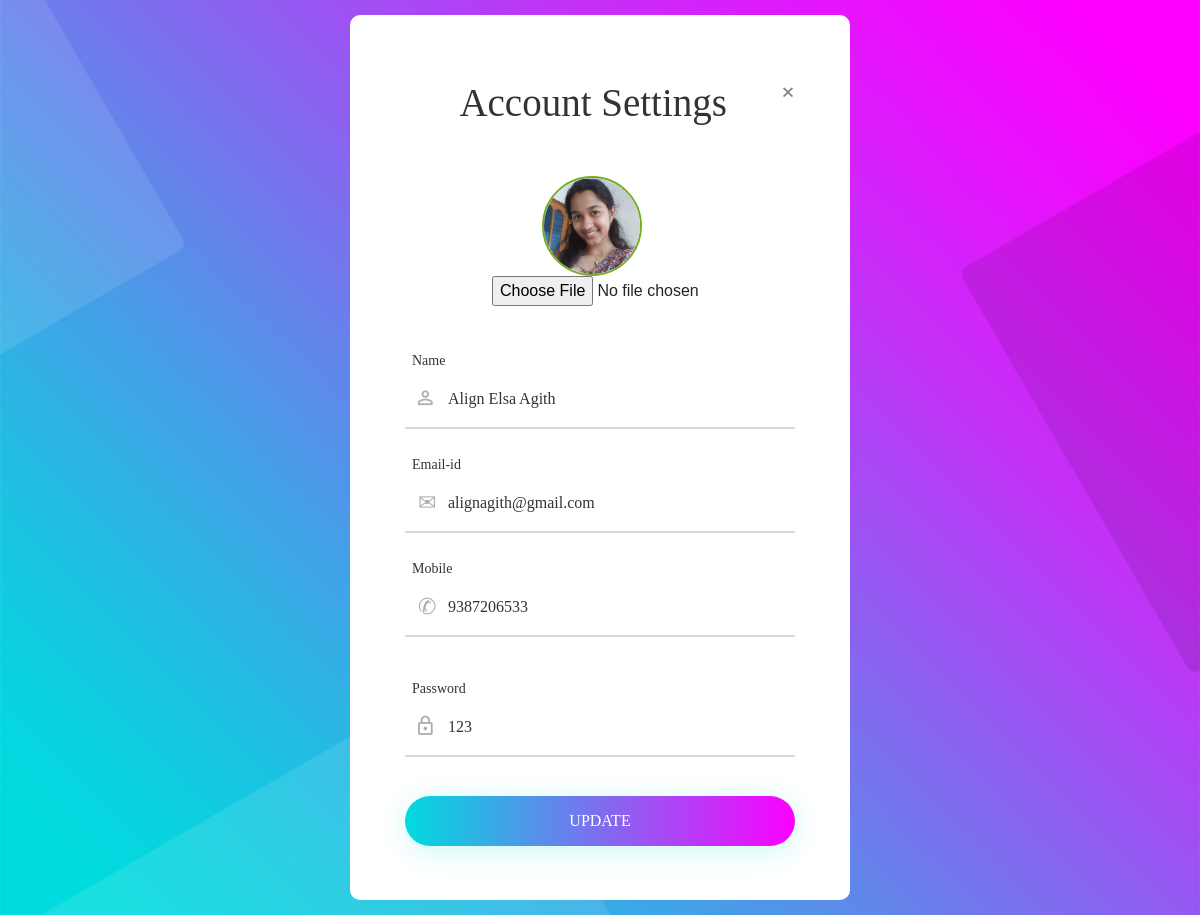
Screenshot of /settings.php (signed in) with the database file from the repository.
### tables this page shows
CREATE TABLE IF NOT EXISTS `register` (
  `name` varchar(30) NOT NULL,
  `type` varchar(10) NOT NULL,
  `email` varchar(30) NOT NULL,
  `number` varchar(11) NOT NULL,
  `psw` varchar(20) NOT NULL,
  `psw_repeat` varchar(20) NOT NULL,
  `image` varchar(20) NOT NULL,
  PRIMARY KEY (`email`)
);

### web/settings.php (the view, shortened to what this page needs)
<!DOCTYPE html>
<html lang="en">
<head>
    <link rel="stylesheet" href="css/style.css">
    <link rel="stylesheet" href="css/animate.css">
    <link rel="stylesheet" href="css/owl.carousel.min.css">
    <link rel="stylesheet" href="css/owl.theme.default.min.css">
    <link rel="stylesheet" href="css/aos.css">
    <link rel="stylesheet" href="css/ionicons.min.css">
    <link rel="stylesheet" href="css/bootstrap-datepicker.css">
    <link rel="stylesheet" href="css/jquery.timepicker.css">
    <link rel="stylesheet" href="css/flaticon.css">
    <link rel="stylesheet" href="css/icomoon.css">
	<link rel="stylesheet" type="text/css" href="vendor/bootstrap/css/bootstrap.min.css">
	<link rel="stylesheet" type="text/css" href="fonts/font-awesome-4.7.0/css/font-awesome.min.css">
	<link rel="stylesheet" type="text/css" href="fonts/iconic/css/material-design-iconic-font.min.css">
	<link rel="stylesheet" type="text/css" href="vendor/animate/animate.css">
    <link rel="stylesheet" type="text/css" href="css/util.css">
	<link rel="stylesheet" type="text/css" href="css/main1.css">
	<link rel="stylesheet" href="css/open-iconic-bootstrap.min.css">
    <link rel="stylesheet" href="css/animate.css">
    <link rel="stylesheet" href="css/owl.carousel.min.css">
    <link rel="stylesheet" href="css/owl.theme.default.min.css">
    <link rel="stylesheet" href="css/magnific-popup.css">
   <?php
     include('connection.php');
    ?>
</head>
<body>
	<?php
      $u=$_SESSION['u'];
                $a="SELECT * FROM register where email='$u'";
	            $sql=mysqli_query($conn,$a);
                while($row=mysqli_fetch_array($sql))
                {
      ?>
	<div class="limiter">
		<div class="container-login100" style="background-image: url('images/bg-01.jpg');">
			<div class="wrap-login100 p-l-55 p-r-55 p-t-65 p-b-54" >
                    <form action="update.php" class="login100-form validate-form" method="post" enctype="multipart/form-data">
					<a href="goback.php"><span class="close">&times;</span></a>
					<span class="login100-form-title p-b-49">
						Account Settings
					</span>
					<div class="w3-main">
							<div class="form-w3l">
                                <a href="<?php echo $row["image"]; ?>" class="image-popup" ><img src="<?php echo $row["image"]; ?> " id="profile-pic"  class="img-fluid" alt="Colorlib Template"></a>
								</div>
					</div>
					<div style="float: right"><input type="file" name="image" id="my-file"/>
					</div>
					<br><br><br>
					<div class="wrap-input100 validate-input m-b-23" data-validate = "Name is required">
						<span class="label-input100">Name</span>
						<input class="input100" type="text" name="name" value="<?php echo $row["name"]; ?>">
						<span class="focus-input100" data-symbol="&#xf206;"></span>
					</div>
					<div class="wrap-input100 validate-input m-b-23" data-validate = "Email id is required">
						<span class="label-input100">Email-id</span>
						<input class="input100" type="text" name="email" value="<?php echo $row["email"]; ?>">
						<span class="focus-input100" data-symbol="&#x2709;"></span>
					</div>
					<div class="wrap-input100 validate-input" data-validate="Mobile is required">
						<span class="label-input100">Mobile</span>
						<input class="input100" type="text" name="mob" value="<?php echo $row["number"]; ?>">
						<span class="focus-input100" data-symbol="&#x2706;"></span>
					</div>
					<div class="text-right p-t-8 p-b-31">
					</div>
					<div class="wrap-input100 validate-input" data-validate="Password is required">
						<span class="label-input100">Password</span>
						<input class="input100" type="text" name="psw" value="<?php echo $row["psw"]; ?>">
						<span class="focus-input100" data-symbol="&#xf190;"></span>
					</div>
					<div class="text-right p-t-8 p-b-31">
					</div>
					<div class="container-login100-form-btn">
						<div class="wrap-login100-form-btn">
							<div class="login100-form-bgbtn"></div>
									<button class="login100-form-btn">
										Update
									</button>
						</div>
					</div>
				</form >
				<?php
                }
?>
			</div>
		</div>
	</div>
</body>
</html>

### web/css/main1.css (style rules this page uses)
* { margin: 0px; padding: 0px; box-sizing: border-box; }
body, html { height: 100%; font-family: Poppins-Regular, sans-serif; }
a { font-family: Poppins-Regular; font-size: 14px; line-height: 1.7; color: #666666; margin: 0px; transition: all 0.4s; -webkit-transition: all 0.4s; -o-transition: all 0.4s; -moz-transition: all 0.4s; }
input { outline: none; border: none; }
button { outline: none !important; border: none; background: transparent; }
.limiter { width: 100%; margin: 0 auto; }
.container-login100 { width: 100%; min-height: 100vh; display: -webkit-box; display: -webkit-flex; display: -moz-box; display: -ms-flexbox; display: flex; flex-wrap: wrap; justify-content: center; align-items: center; padding: 15px; background-repeat: no-repeat; background-position: center; background-size: cover; }
.wrap-login100 { width: 500px; background: #fff; border-radius: 10px; overflow: hidden; }
.login100-form { width: 100%; }
.login100-form-title { display: block; font-family: Poppins-Bold; font-size: 39px; color: #333333; line-height: 1.2; text-align: center; }
.wrap-input100 { width: 100%; position: relative; border-bottom: 2px solid #d9d9d9; }
.label-input100 { font-family: Poppins-Regular; font-size: 14px; color: #333333; line-height: 1.5; padding-left: 7px; }
.input100 { font-family: Poppins-Medium; font-size: 16px; color: #333333; line-height: 1.2; display: block; width: 100%; height: 55px; background: transparent; padding: 0 7px 0 43px; }
.focus-input100 { position: absolute; display: block; width: 100%; height: 100%; top: 0; left: 0; pointer-events: none; }
.focus-input100::after { content: attr(data-symbol); font-family: Material-Design-Iconic-Font; color: #adadad; font-size: 22px; display: -webkit-box; display: -webkit-flex; display: -moz-box; display: -ms-flexbox; display: flex; align-items: center; justify-content: center; position: absolute; height: calc(100% - 20px); bottom: 0; left: 0; padding-left: 13px; padding-top: 3px; }
.focus-input100::before { content: ""; display: block; position: absolute; bottom: -2px; left: 0; width: 0; height: 2px; background: #7f7f7f; -webkit-transition: all 0.4s; -o-transition: all 0.4s; -moz-transition: all 0.4s; transition: all 0.4s; }
.container-login100-form-btn { display: -webkit-box; display: -webkit-flex; display: -moz-box; display: -ms-flexbox; display: flex; flex-wrap: wrap; justify-content: center; }
.wrap-login100-form-btn { width: 100%; display: block; position: relative; z-index: 1; border-radius: 25px; overflow: hidden; margin: 0 auto; box-shadow: 0 5px 30px 0px rgba(3, 216, 222, 0.2); -moz-box-shadow: 0 5px 30px 0px rgba(3, 216, 222, 0.2); -webkit-box-shadow: 0 5px 30px 0px rgba(3, 216, 222, 0.2); -o-box-shadow: 0 5px 30px 0px rgba(3, 216, 222, 0.2); -ms-box-shadow: 0 5px 30px 0px rgba(3, 216, 222, 0.2); }
.login100-form-bgbtn { position: absolute; z-index: -1; width: 300%; height: 100%; background: #a64bf4; background: -webkit-linear-gradient(right, #00dbde, #fc00ff, #00dbde, #fc00ff); background: -o-linear-gradient(right, #00dbde, #fc00ff, #00dbde, #fc00ff); background: -moz-linear-gradient(right, #00dbde, #fc00ff, #00dbde, #fc00ff); background: linear-gradient(right, #00dbde, #fc00ff, #00dbde, #fc00ff); top: 0; left: -100%; -webkit-transition: all 0.4s; -o-transition: all 0.4s; -moz-transition: all 0.4s; transition: all 0.4s; }
.login100-form-btn { font-family: Poppins-Medium; font-size: 16px; color: #fff; line-height: 1.2; text-transform: uppercase; display: -webkit-box; display: -webkit-flex; display: -moz-box; display: -ms-flexbox; display: flex; justify-content: center; align-items: center; padding: 0 20px; width: 100%; height: 50px; }
.validate-input { position: relative; }

### web/settings.php (style rules this page uses)
body { text-decoration: none; outline: none; }
#profile-pic { border-radius: 50px; border: 2px solid #73AD21; float: center; margin-right: 20px; object-fit: cover; width: 100px; height: 100px; }
.w3-main { width: 30%; margin: 0 auto; }
.form-w3l { text-align: center; }

### rows the page displays
register: image (picture), name "Align Elsa Agith", email "alignagith@gmail.com", mob "9387206533", psw "123"
